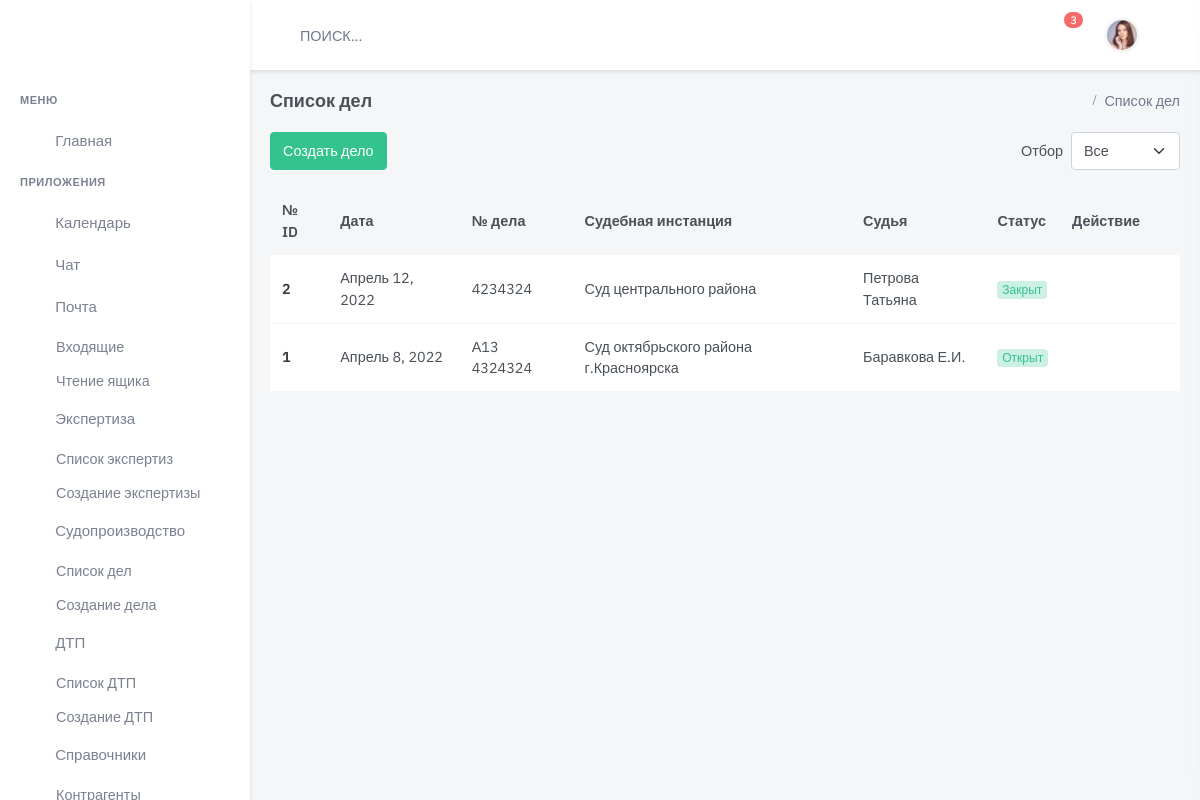
Page /court/ on the earlier database version.
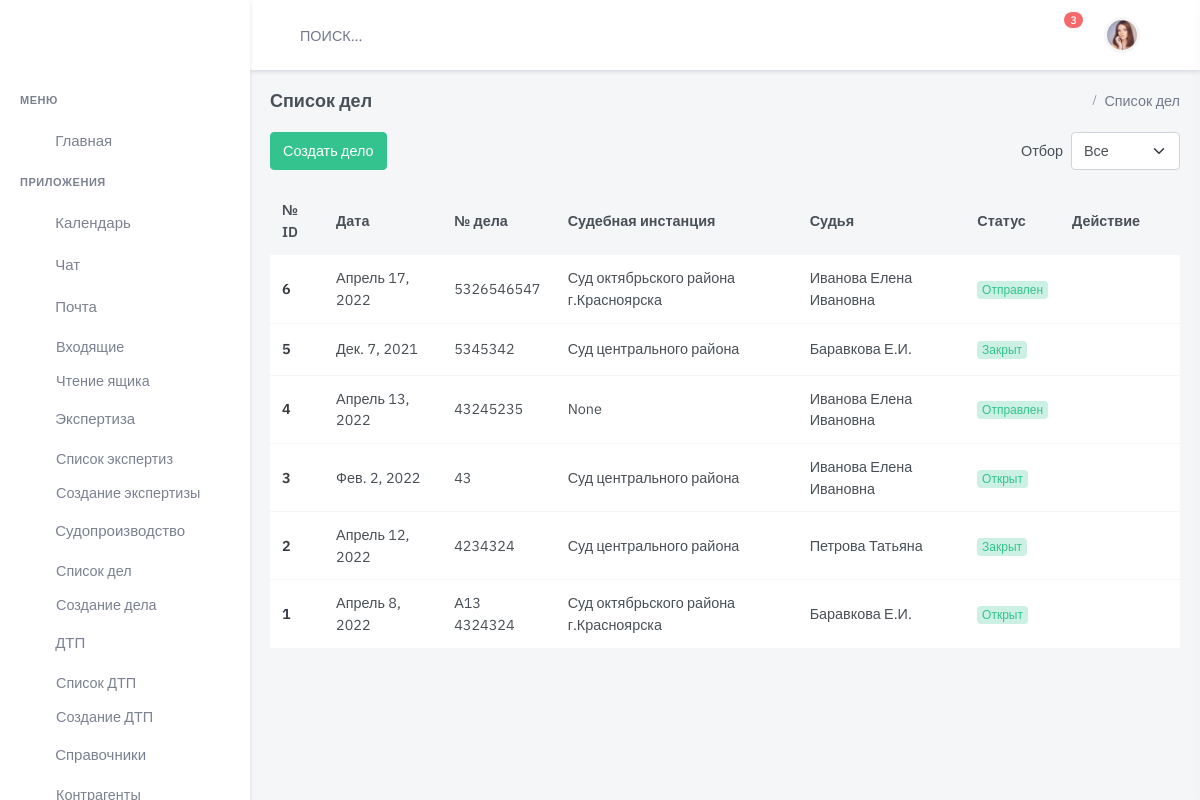
Same page on the later database version.
### court/models.py (models this page shows, shortened)
class InfoCourt(models.Model):
    status = models.ForeignKey(
        Status,
        on_delete=models.CASCADE,
        verbose_name='Статус  дела',
        related_name='court_status',
        default=None,
        blank=True,
        null=True
                               )
    judge = models.ForeignKey(
        judge,
        on_delete=models.CASCADE,
        verbose_name='Судья',
        related_name='court_judge',
        default=None,
        blank=True,
        null=True
                               )
    case_number = models.CharField(
        max_length=24,
        blank=True,
        null=True,
        default=None,
        verbose_name='Номер Судебного дела')
    uid_number = models.CharField(
        max_length=26,
        blank=True,
        null=True,
        default=None,
        verbose_name='УИД Судебного дела')
    data_reg = models.DateField(
        blank=True,
        null=True,
        default=None,
        verbose_name='Дата регистрации дела')
    location = models.ForeignKey(
        ListCourt,
        on_delete=models.CASCADE,
        blank=True,
        null=True,
        default=None,
        related_name='location', verbose_name='Место  ')
    message = models.TextField(
        max_length=50000,
        blank=True,
        null=True,
        default=None,
        verbose_name='Результат события Коментарий')
    is_active = models.BooleanField(default=True)
    created = models.DateTimeField(auto_now_add=True, auto_now=False)
    updated = models.DateTimeField(auto_now_add=False, auto_now=True)
    class Meta:
        verbose_name = "Информация дела"
        verbose_name_plural = "Информация дела"
        ordering = ['-created']

class ListCourt(models.Model):
    name = models.CharField(
        max_length=100,
        blank=True,
        null=True,
        default=None,
        verbose_name='Наименование суда ')
    adress = models.CharField(
        max_length=300,
        blank=True,
        null=True,
        default=None,
        verbose_name='Адрес Суда ')
    adress_post = models.CharField(
        max_length=300,
        blank=True,
        null=True,
        default=None,
        verbose_name='Почтовый адрес ')
    adress_mail = models.EmailField(
        max_length=300,
        blank=True,
        null=True,
        default=None,
        verbose_name='Электронный адрес ')
    contact_phone = models.CharField(
        max_length=300,
        blank=True,
        null=True,
        default=None,
        verbose_name='Контактный телефон ')
    judge = models.ForeignKey(
        judge,
        on_delete=models.CASCADE,
        related_name='judge',
        blank=True, default=None,
        verbose_name='Судья Ф.И.О. ')
    judge_help = models.ForeignKey(
        judge_help,
        on_delete=models.CASCADE,
        related_name='judge_help1',
        blank=True,
        null=True,
        default=None,
        verbose_name='Секретарь судьи ')
    message = models.CharField(
        max_length=2000,
        blank=True,
        null=True,
        default=None,
        verbose_name='Комментарий')
    is_active = models.BooleanField(default=True)
    created = models.DateTimeField(auto_now_add=True, auto_now=False)
    updated = models.DateTimeField(auto_now_add=False, auto_now=True)
    def __str__(self):
        return "%s" % self.name
    class Meta:
        verbose_name = "Справочник судебных участков "
        verbose_name_plural = "Справочник судебных участков"
        ordering = ['-created']

class judge(models.Model):
    name = models.CharField(
        max_length=100,
        blank=True,
        null=True,
        default=None,
        verbose_name='Судья Ф.И.О. ')
    adress_mail = models.EmailField(
        max_length=300,
        blank=True,
        null=True,
        default=None,
        verbose_name='Электронный адрес ')
    contact_phone = models.CharField(
        max_length=300,
        blank=True,
        null=True,
        default=None,
        verbose_name='Контактный телефон ')
    judge_help = models.ForeignKey(
        judge_help,
        on_delete=models.CASCADE,
        related_name='judge_help',
        blank=True,
        null=True,
        default=None,
        verbose_name='Секретарь судьи ')
    message = models.CharField(
        max_length=500,
        blank=True,
        null=True,
        default=None,
        verbose_name='Комментарий')
    is_active = models.BooleanField(default=True)
    created = models.DateTimeField(auto_now_add=True, auto_now=False)
    updated = models.DateTimeField(auto_now_add=False, auto_now=True)
    class Meta:
        verbose_name = "Судья Ф.И.О "
        verbose_name_plural = "Судьи Ф.И.О"
        ordering = ['-created']

class Status(models.Model):
    name = models.CharField(
        max_length=100,
        blank=True,
        null=True,
        default=None,
        verbose_name='Наименование')
    comment = models.CharField(
        max_length=100,
        blank=True,
        null=True,
        default=None,
        verbose_name='Комментарий')
    is_active = models.BooleanField(default=True)
    created = models.DateTimeField(auto_now_add=True, auto_now=False)
    updated = models.DateTimeField(auto_now_add=False, auto_now=True)
    def __str__(self):
        return "%s" % self.name
    class Meta:
        verbose_name = 'Статус  судебной оперции'
        verbose_name_plural = 'Статусы судебных операций'

### court/views.py (the view)
# urls.py: path('', court_list, name='court-list'),
def court_list(request):
    court_info = InfoCourt.objects.all()
    return render(request, 'dist/court/list.html', {'court_info': court_info
                                                    }
                  )

### templates/dist/court/list.html (shortened to what this page needs)
{% extends 'dist/index.html' %}
{% load static %}
{% block content %}
  <div class="main-content">
    <div class="page-content">
      <div class="container-fluid">
        <div class="row">
          <div class="col-12">
            <div class="page-title-box d-flex align-items-center justify-content-between">
              <h4 class="mb-0">Список дел</h4>
              <div class="page-title-right">
                <ol class="breadcrumb m-0">
                  <li class="breadcrumb-item active">Список дел</li>
                </ol>
              </div>
            </div>
          </div>
        </div>
        <div class="row">
          <div class="col-lg-12">
            <div>
              <div class="float-end">
                <form class="d-inline-flex mb-3">
                  <label class="form-check-label my-2 me-2" for="order-selectinput">Отбор</label>
                  <select class="form-select" id="order-selectinput">
                    <option selected>Все</option>
                  </select>
                </form>
              </div>
              <a href='{% url 'court-new' %}' type="submit" class="btn btn-success waves-effect waves-light mb-3">Создать
                дело</a>
            </div>
            <div class="table-responsive mb-4">
              <table class="table table-centered datatable dt-responsive nowrap table-card-list"
                     style="border-collapse: collapse; border-spacing: 0 12px; width: 100%;">
                <thead>
                <tr class="bg-transparent">
                  <th>№ ID</th>
                  <th>Дата</th>
                  <th>№ дела</th>
                  <th>Судебная инстанция</th>
                  <th>Судья</th>
                  <th>Статус</th>
                  <th style="width: 120px;">Действие</th>
                </tr>
                </thead>
                <tbody>
                {% for item in court_info %}
                  <tr>
                    <td><a href="javascript: void(0);" class="text-dark fw-bold">{{ item.id }}</a></td>
                    <td>
                      {{ item.data_reg }}
                    </td>
                    <td>{{ item.case_number }}</td>
                    <td>
                      {{ item.location }}
                    </td>
                    <td>
                      {{ item.judge.name }}
                    </td>
                    <td>
                      <div class="badge bg-pill bg-soft-success font-size-12">{{ item.status }}</div>
                    </td>
                    <td>
                      <a href="javascript:void(0);" class="px-3 text-danger"></a>
                    </td>
                  </tr>
                {% endfor %}
                </tbody>
              </table>
            </div>
          </div>
        </div>
      </div>
    </div>
  </div>
{% endblock content %}

### templates/dist/index.html (shortened to what this page needs)
{% load static %}
<!DOCTYPE html>
<div lang="ru">
  <head>
    <link href="/static/assets/css/bootstrap.min.css" id="bootstrap-style" rel="stylesheet" type="text/css"/>
    <link href="/static/assets/libs/@chenfengyuan/datepicker/datepicker.min.css" rel="stylesheet">
    <link href="/static/assets/libs/bootstrap-datepicker/css/bootstrap-datepicker.min.css" rel="stylesheet' %}">
    <link href="/static/assets/css/icons.min.css" rel="stylesheet" type="text/css"/>
    <link href="/static/assets/libs/select2/css/select2.min.css" rel="stylesheet" type="text/css"/>
    <link href="/static/assets/libs/datatables.net-responsive-bs4/css/responsive.bootstrap4.min.css"
          rel="stylesheet" type="text/css"/>
    <link href="/static/assets/css/app.min.css" id="app-style" rel="stylesheet" type="text/css"/>
  </head>
  <body>
  <div id="layout-wrapper">
    <header id="page-topbar">
      <div class="navbar-header">
        <div class="d-flex">
          <form class="app-search d-none d-lg-block">
            <div class="position-relative">
              <input type="text" class="form-control" placeholder="ПОИСК...">
            </div>
          </form>
        </div>
        <div class="d-flex">
          <div class="dropdown d-none d-lg-inline-block ms-1">
            <button type="button" class="btn header-item noti-icon waves-effect"
                    data-bs-toggle="dropdown" aria-haspopup="true" aria-expanded="false">
            </button>
            <div class="dropdown d-none d-lg-inline-block ms-1">
              <button type="button" class="btn header-item noti-icon waves-effect"
                      data-bs-toggle="fullscreen">
              </button>
            </div>
            <div class="dropdown d-inline-block">
              <button type="button" class="btn header-item noti-icon waves-effect"
                      id="page-header-notifications-dropdown"
                      data-bs-toggle="dropdown" aria-haspopup="true" aria-expanded="false">
                <span class="badge bg-danger rounded-pill">3</span>
              </button>
            </div>
            <div class="dropdown d-inline-block">
              <button type="button" class="btn header-item waves-effect" id="page-header-user-dropdown"
                      data-bs-toggle="dropdown" aria-haspopup="true" aria-expanded="false">
                <img class="rounded-circle header-profile-user"
                     src="{% static 'assets/images/users/avatar-4.jpg' %}"
                     alt="Header Avatar">
              </button>
            </div>
            <div class="dropdown d-inline-block">
              <button type="button" class="btn header-item noti-icon right-bar-toggle waves-effect">
              </button>
            </div>
          </div>
        </div>
      </div>
    </header>
    <div class="vertical-menu">
      <button type="button" class="btn btn-sm px-3 font-size-16 header-item waves-effect vertical-menu-btn">
        <i class="fa fa-fw fa-bars"></i>
      </button>
      <div data-simplebar class="sidebar-menu-scroll">
        <div id="sidebar-menu">
          <ul class="metismenu list-unstyled" id="side-menu">
            <li class="menu-title">Меню</li>
            <li>
              <a href="index.html">
                <i class="uil-home-alt"></i>
                <span>Главная</span>
              </a>
            </li>
            <li class="menu-title">Приложения</li>
            <li>
              <a href={% url 'calendar' %} class="waves-effect">
                <i class="uil-calender"></i>
                <span>Календарь</span>
              </a>
            </li>
            <li>
              <a href="chat.html" class=" waves-effect">
                <i class="uil-comments-alt"></i>
                <span>Чат</span>
              </a>
            </li>
            <li>
              <a href="javascript: void(0);" class="has-arrow waves-effect">
                <i class="uil-envelope"></i>
                <span>Почта</span>
              </a>
              <ul class="sub-menu" aria-expanded="false">
                <li><a href="email-inbox.html">Входящие</a></li>
                <li><a href="email-read.html">Чтение ящика</a></li>
              </ul>
            </li>
            <li>
              <a href="javascript: void(0);" class="has-arrow waves-effect">
                <i class="uil-invoice"></i>
                <span>Экспертиза</span>
              </a>
              <ul class="sub-menu" aria-expanded="false">
                <li><a href={% url 'expert-list' %}>Список экспертиз</a></li>
                <li><a href={% url 'expert-new' %}>Создание экспертизы</a></li>
              </ul>
            </li>
            <li>
              <a href="javascript: void(0);" class="has-arrow waves-effect">
                <i class="uil-invoice"></i>
                <span>Судопроизводство</span>
              </a>
              <ul class="sub-menu" aria-expanded="false">
                <li><a href={% url 'court-list' %}>Список дел</a></li>
                <li><a href={% url 'court-new' %}>Создание дела</a></li>
              </ul>
            </li>
            <li>
              <a href="javascript: void(0);" class="has-arrow waves-effect">
                <i class="uil-invoice"></i>
                <span>ДТП</span>
              </a>
              <ul class="sub-menu" aria-expanded="false">
                <li><a href={% url 'accident-list' %}>Список ДТП</a></li>
                <li><a href={% url 'accident-new' %}>Создание ДТП</a></li>
              </ul>
            </li>
            <li>
              <a href="javascript: void(0);" class="has-arrow waves-effect">
                <i class="uil-book-alt"></i>
                <span>Справочники</span>
              </a>
              <ul class="sub-menu" aria-expanded="false">
                <li><a href={% url 'company-list' %}>Контрагенты</a></li>
              </ul>
            </li>
          </ul>
        </div>
      </div>
    </div>
    {% block content %}{% endblock %}
    </div>
    </div>
    <link href="/static/assets/libs/datatables.net-bs4/css/dataTables.bootstrap4.min.css" rel="stylesheet"
          type="text/css"/>
    <link href="/static/assets/libs/datatables.net-buttons-bs4/css/buttons.bootstrap4.min.css" rel="stylesheet"
          type="text/css"/>
  </body>
</html>

Differences in the rows shown:
added InfoCourt: id "6", data_reg "Апрель 17, 2022", case_number "5326546547", location "Суд октябрьского района г.Красноярска", judge.name "Иванова Елена Ивановна", status "Отправлен"
added InfoCourt: id "5", data_reg "Дек. 7, 2021", case_number "5345342", location "Суд центрального района", judge.name "Баравкова Е.И.", status "Закрыт"
added InfoCourt: id "4", data_reg "Апрель 13, 2022", case_number "43245235", location "None", judge.name "Иванова Елена Ивановна", status "Отправлен"
added InfoCourt: id "3", data_reg "Фев. 2, 2022", case_number "43", location "Суд центрального района", judge.name "Иванова Елена Ивановна", status "Открыт"
